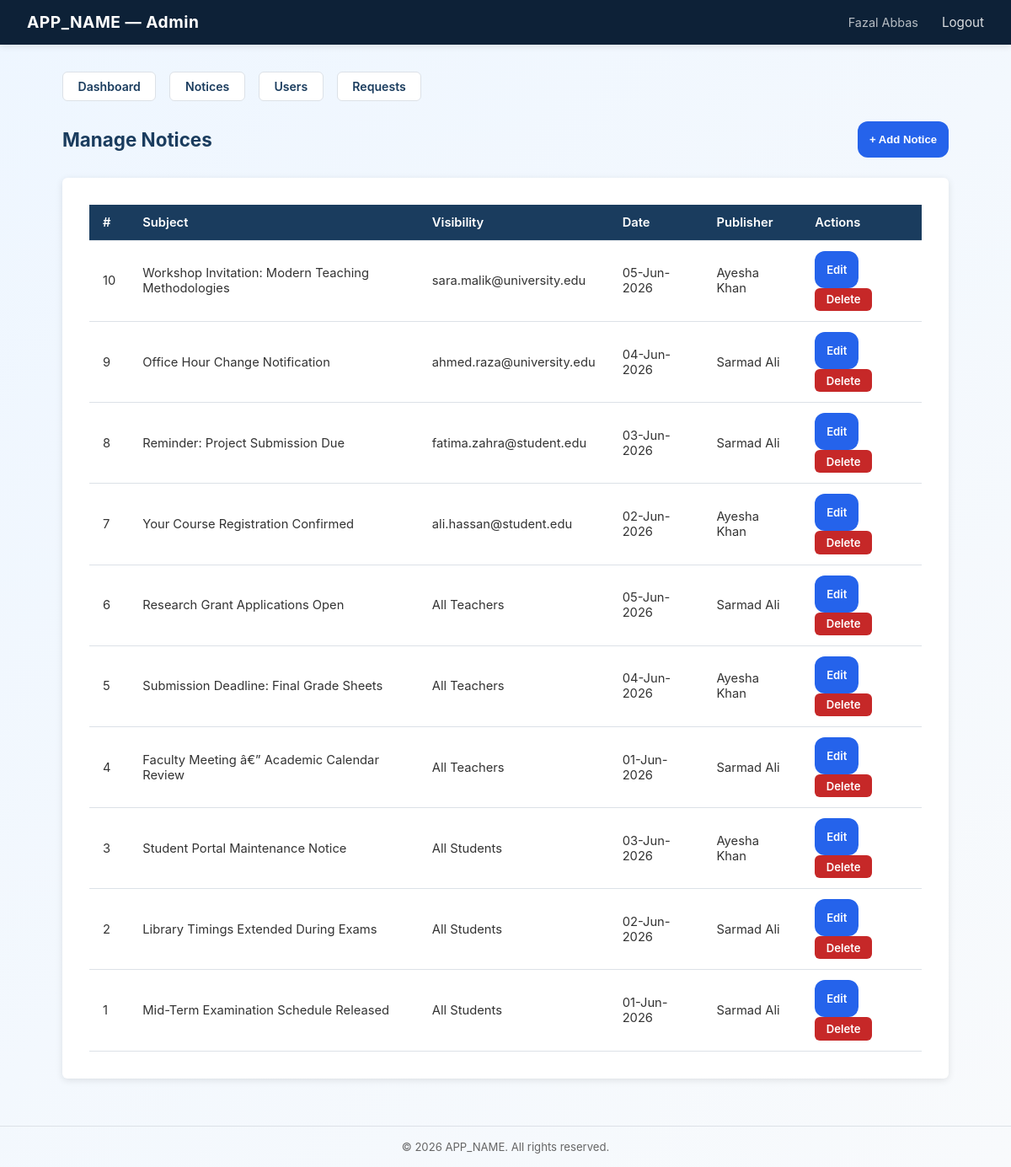
Page /admin/notices.php (signed in) on the committed database.
### tables this page shows
CREATE TABLE `notices` (
  `ID` int(11) NOT NULL,
  `subject` varchar(255) NOT NULL,
  `detail` text NOT NULL,
  `date` varchar(20) NOT NULL,
  `user` varchar(100) NOT NULL COMMENT 'Publisher name',
  `category` varchar(255) NOT NULL COMMENT 'Audience: All Students / All Teachers / email',
  `role` varchar(100) NOT NULL COMMENT 'Publisher role'
);

### classes/Database.php (called while the page is built, shortened)
<?php
class Database
{
    private static ?Database $instance = null;
    private mysqli $connection;
    private function __construct()
    {
        $this->connection = new mysqli(DB_HOST, DB_USER, DB_PASS, DB_NAME);
        $this->connection->set_charset('utf8mb4');
    }
    public static function getInstance(): Database
    {
        if (self::$instance === null) {
            self::$instance = new Database();
        }
        return self::$instance;
    }
    public function select(string $sql, string $types = '', array $params = []): array
    {
        $stmt = $this->prepare($sql, $types, $params);
        $stmt->execute();
        $result = $stmt->get_result();
        $rows = [];
        while ($row = $result->fetch_assoc()) {
            $rows[] = $row;
        }
        return $rows;
    }
    private function prepare(string $sql, string $types, array $params): mysqli_stmt
    {
        $stmt = $this->connection->prepare($sql);
        return $stmt;
    }
}

### classes/Notice.php (called while the page is built, shortened)
<?php
class Notice
{
    private Database $db;
    public function __construct()
    {
        $this->db = Database::getInstance();
    }
    public function getAll(): array
    {
        return $this->db->select('SELECT * FROM notices ORDER BY ID DESC');
    }
}

### admin/notices.php (the view, shortened to what this page needs)
<?php
$noticeModel = new Notice();
$notices      = $noticeModel->getAll();
$editNotice   = null;
?>
<?php include __DIR__ . '/includes/header.php'; ?>
<div class="page-header">
    <h1><?= $editNotice ? 'Edit Notice' : 'Manage Notices' ?></h1>
    <?php if (!$editNotice): ?>
        <button onclick="document.getElementById('addForm').style.display='block'; this.style.display='none';"
                class="btn btn-primary btn-sm">+ Add Notice</button>
    <?php endif; ?>
</div>
<div class="card">
    <div class="table-wrap">
        <table>
            <thead>
                <tr><th>#</th><th>Subject</th><th>Visibility</th><th>Date</th><th>Publisher</th><th>Actions</th></tr>
            </thead>
            <tbody>
            <?php foreach ($notices as $n): ?>
                <tr>
                    <td><?= (int)$n['ID'] ?></td>
                    <td><?= htmlspecialchars($n['subject']) ?></td>
                    <td><?= htmlspecialchars($n['category']) ?></td>
                    <td><?= htmlspecialchars($n['date']) ?></td>
                    <td><?= htmlspecialchars($n['user']) ?></td>
                    <td>
                        <a href="?edit=<?= (int)$n['ID'] ?>" class="btn btn-primary btn-sm">Edit</a>
                        <a href="?delete=<?= (int)$n['ID'] ?>" class="btn btn-danger btn-sm"
                           onclick="return confirm('Delete this notice?')">Delete</a>
                    </td>
                </tr>
            <?php endforeach; ?>
            </tbody>
        </table>
    </div>
</div>
<?php include __DIR__ . '/../includes/footer.php'; ?>

### assets/css/style.css (style rules this page uses)
*, *::before, *::after { box-sizing: border-box; margin: 0; padding: 0; }
:root { --primary: #1a3c5e; --secondary: #2e7d32; --accent: #e65100; --bg: #f4f6f8; --white: #ffffff; --text: #333333; --muted: #666666; --border: #dce1e7; --danger: #c62828; --success: #2e7d32; --radius: 6px; --shadow: 0 2px 8px rgba(0,0,0,.1); }
body { font-family: 'Segoe UI', Arial, sans-serif; background: var(--bg); color: var(--text); min-height: 100vh; display: flex; flex-direction: column; }
.card { background: var(--white); border-radius: var(--radius); box-shadow: var(--shadow); padding: 2rem; margin-bottom: 1.5rem; }
.btn { display: inline-block; padding: .55rem 1.3rem; border: none; border-radius: var(--radius); font-size: .9rem; font-weight: 600; cursor: pointer; text-decoration: none; transition: opacity .2s; }
.btn-primary { background: var(--primary); color: var(--white); }
.btn-danger { background: var(--danger); color: var(--white); }
.btn-sm { padding: .35rem .85rem; font-size: .82rem; }
.table-wrap { overflow-x: auto; }
table { width: 100%; border-collapse: collapse; font-size: .92rem; }
th, td { padding: .75rem 1rem; text-align: left; border-bottom: 1px solid var(--border); }
th { background: var(--primary); color: var(--white); font-weight: 600; }
.page-header { display: flex; justify-content: space-between; align-items: center; margin-bottom: 1.5rem; }
.page-header h1 { font-size: 1.4rem; color: var(--primary); }
* { box-sizing:border-box; }
body { background: linear-gradient(135deg,#eef6ff,#f8fafc); min-height:100vh; font-family:Inter,Segoe UI,sans-serif; }
.btn-primary { background:#2563eb; color:white; border:none; padding:14px; border-radius:12px; font-weight:600; cursor:pointer; transition:.3s; }

### rows in the picture
notices: ID "10", subject "Workshop Invitation: Modern Teaching Methodologies", category "sara.malik@university.edu", date "05-Jun-2026", user "Ayesha Khan"
notices: ID "9", subject "Office Hour Change Notification", category "ahmed.raza@university.edu", date "04-Jun-2026", user "Sarmad Ali"
notices: ID "8", subject "Reminder: Project Submission Due", category "fatima.zahra@student.edu", date "03-Jun-2026", user "Sarmad Ali"
notices: ID "7", subject "Your Course Registration Confirmed", category "ali.hassan@student.edu", date "02-Jun-2026", user "Ayesha Khan"
notices: ID "6", subject "Research Grant Applications Open", category "All Teachers", date "05-Jun-2026", user "Sarmad Ali"
notices: ID "5", subject "Submission Deadline: Final Grade Sheets", category "All Teachers", date "04-Jun-2026", user "Ayesha Khan"
notices: ID "4", subject "Faculty Meeting â€” Academic Calendar Review", category "All Teachers", date "01-Jun-2026", user "Sarmad Ali"
notices: ID "3", subject "Student Portal Maintenance Notice", category "All Students", date "03-Jun-2026", user "Ayesha Khan"
notices: ID "2", subject "Library Timings Extended During Exams", category "All Students", date "02-Jun-2026", user "Sarmad Ali"
notices: ID "1", subject "Mid-Term Examination Schedule Released", category "All Students", date "01-Jun-2026", user "Sarmad Ali"

### other values in the picture
APP_NAME "APP_NAME"
$_SESSION['admin_name'] "Fazal Abbas"
